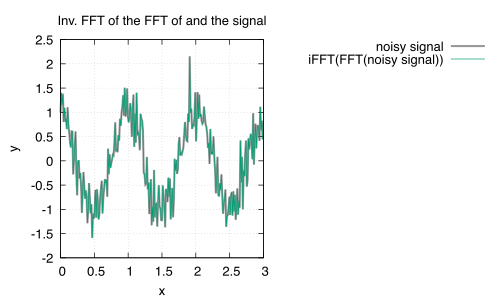

Recreate this plot in gnuplot.
set terminal pdfcairo enhanced font "Helvetica,14"
set output "ifftnoisysignal.pdf"

set title "Inv. FFT of the FFT of and the signal"
set xlabel "x"
set ylabel "y"
set grid
set key outside

plot \
    "noisysignal.dat" using 1:2 with lines linewidth 3 lc rgb "#99000000"title "noisy signal", \
    "fftnoisysignal.dat" using 1:4 with lines title "iFFT(FFT(noisy signal))" 
